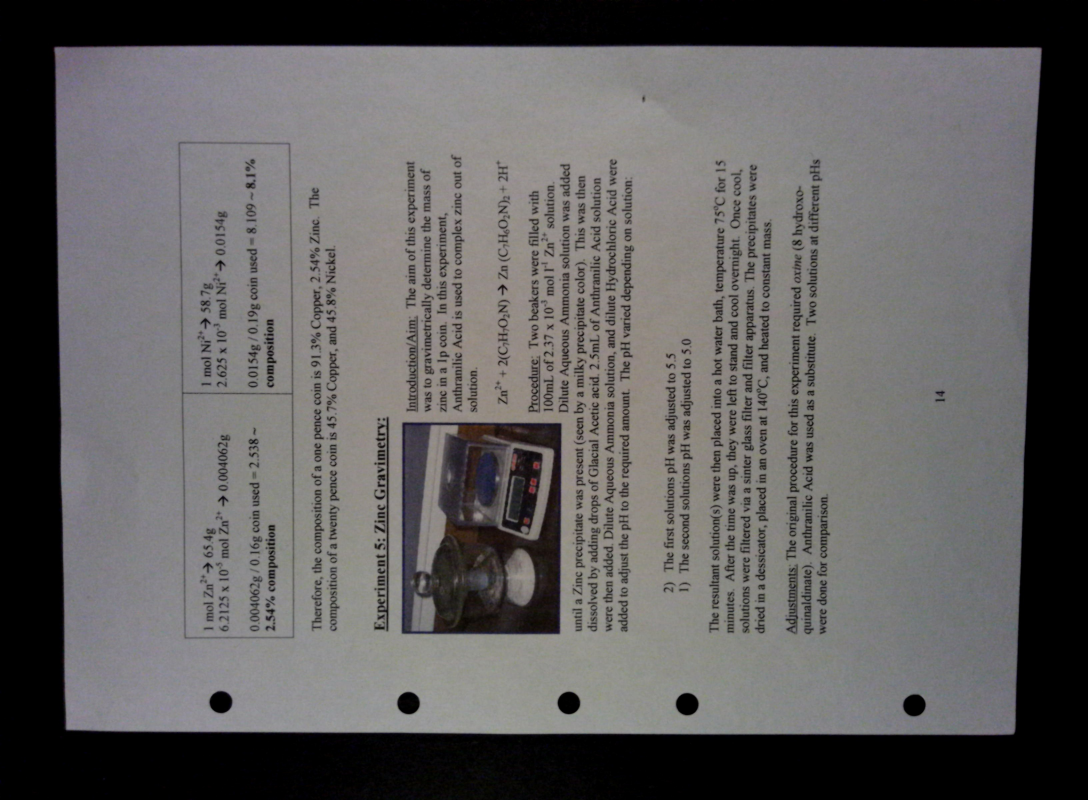
#> input picture Standard Setup/standard3.jpg, 3264 x 2400 px (shown at 1/3 size)
$ python pillowtest.py
#> lines starting #> are read from the running program, lines starting #| are printed output that depends on the picture
from PIL import Image, ImageOps, ImageFilter
import numpy
import matplotlib.pyplot as plt

'''
Test code written by Sean al-Baroudi (sean.al.baroudi@gmail.com)

This file tests out our cropping algorithm. It utilizes a simple edge image, and uses array methods
to get 4 corner points in which to accomplish the final crop.

'''

def profiles(arrImg):
	g, axisArr = plt.subplots(2,2)
	axisArr[0,0].plot(arrImg[5,:])
	axisArr[0,0].set_title("10px from top profile")

	axisArr[0,1].plot(arrImg[15,:])
	axisArr[0,1].set_title("400px from top profile")

	axisArr[1,0].plot(arrImg[600,:])
	axisArr[1,0].set_title("600px from top profile")

	axisArr[1,1].plot(arrImg[800,:])
	axisArr[1,1].set_title("800px from top profile")
	plt.show()

im = Image.open("../Standard Setup/standard3.jpg")
#> im is the input picture: PIL image 3264x2400 RGB; mean R, G, B 96.4, 94.6, 94.5

#Metadata for this image.
print(im.format,im.size,im.mode)
#| JPEG (3264, 2400) RGB

#rotate the beast:
im =im.rotate(-90,expand=True) #we need to expand the canvas as image is rectangular
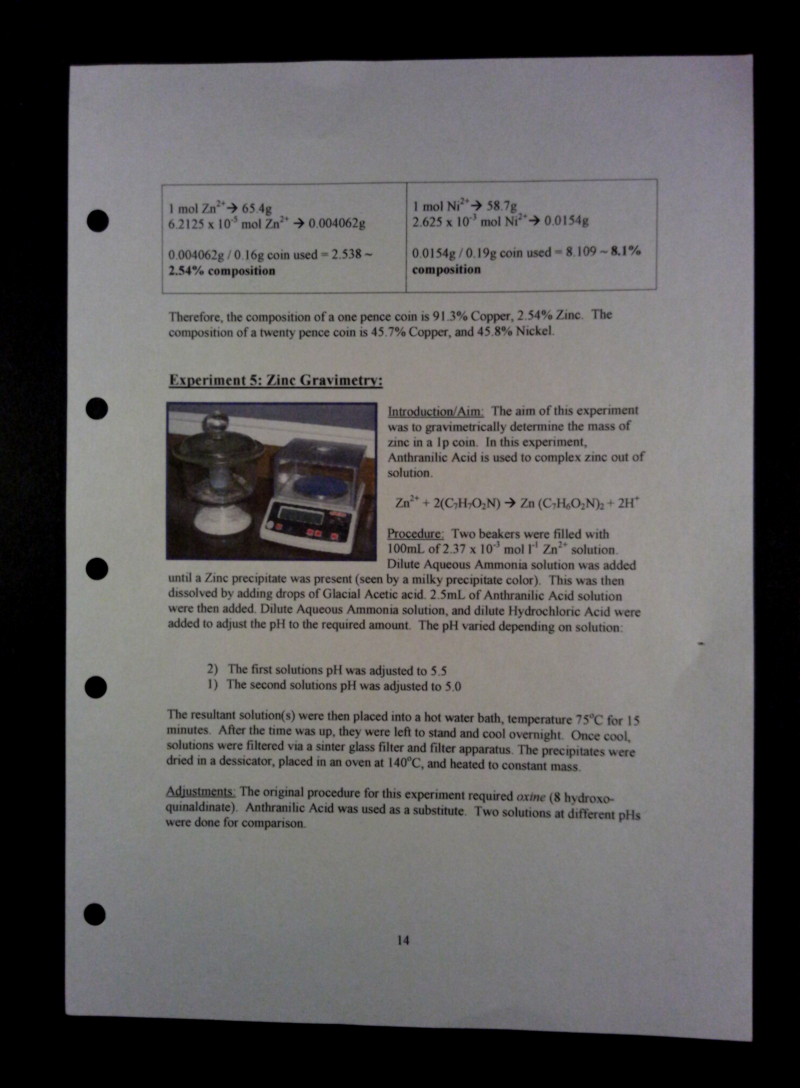
#> im: PIL image 2400x3264 RGB (shown at 1/3 size); mean R, G, B 96.4, 94.6, 94.5


#im2 = im2.filter(ImageFilter.EDGE_ENHANCE_MORE)
im2 = im.filter(ImageFilter.FIND_EDGES)
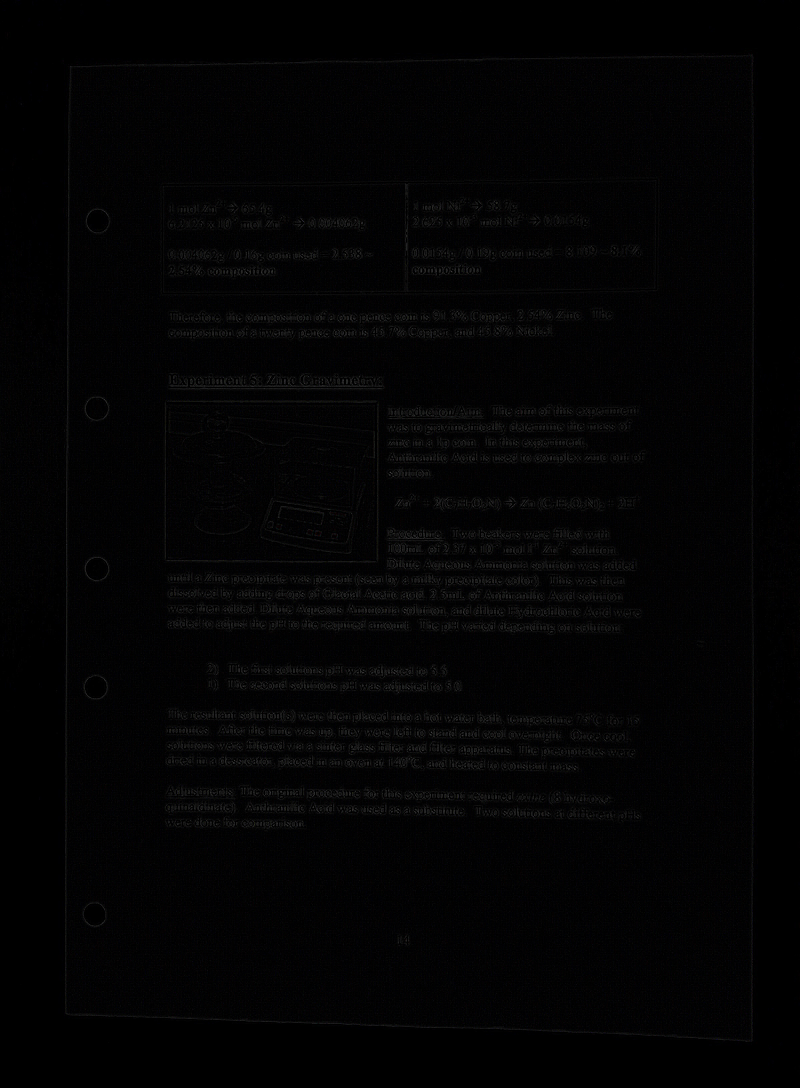
#> im2: PIL image 2400x3264 RGB (shown at 1/3 size); mean R, G, B 3.1, 3, 3.5
im2 = im2.filter(ImageFilter.EDGE_ENHANCE)
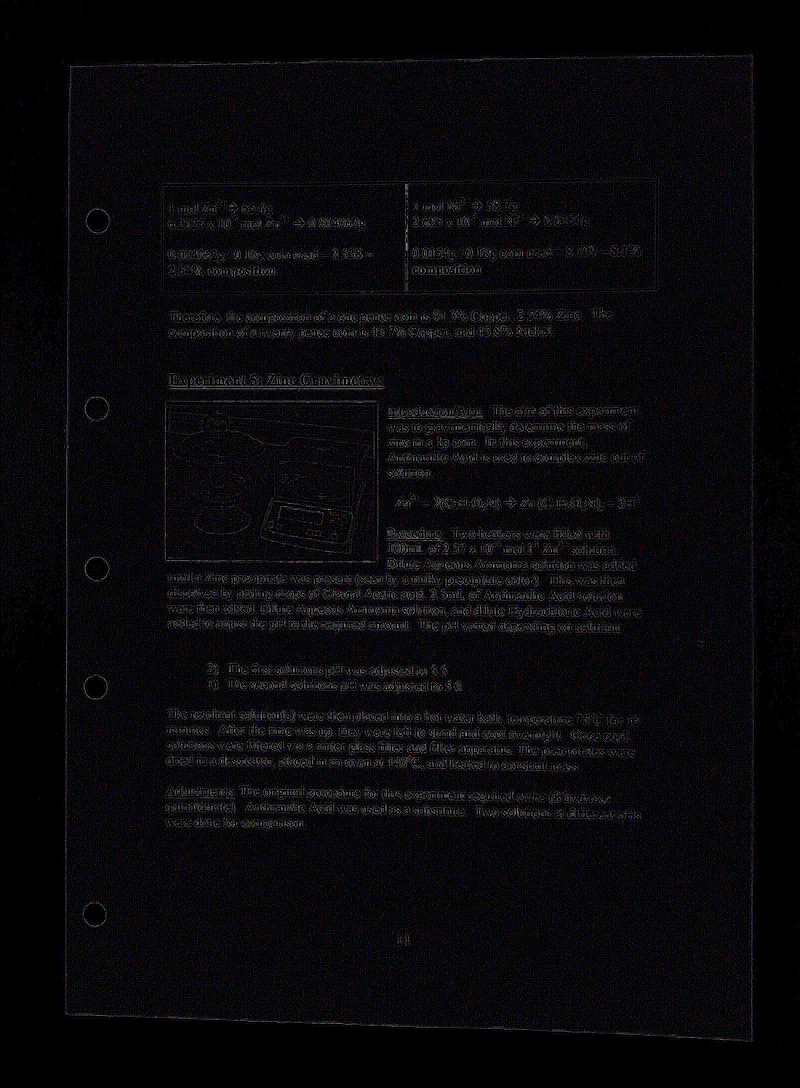
#> im2: PIL image 2400x3264 RGB (shown at 1/3 size); mean R, G, B 9, 8.7, 10.4
#im2 = im2.filter(ImageFilter.GaussianBlur(radius=3))

im2 = im2.convert("L")
#> im2: PIL image 2400x3264 L
im2.save('output.png')


#Next lets get an array from our image:
arr1 = numpy.array(im2)
#Notation is (Column, row)
#Lets take a look at some of our profiles:
profiles(arr1)
#> in profiles, `plt.show()`:
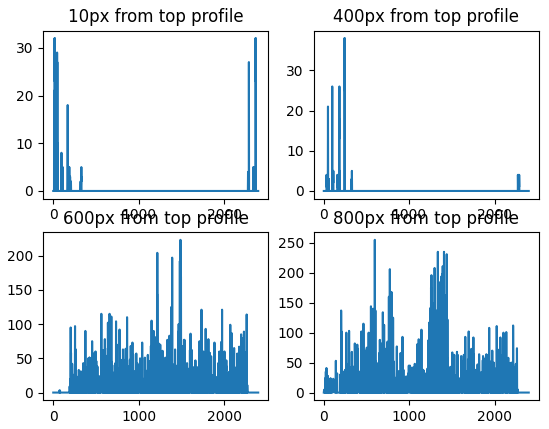
#> figure drawn by matplotlib, 4 panels; panel 1: curve peaks at x = 16, y = 32; panel 2: curve peaks at x = 242, y = 38; panel 3: curve peaks at x = 1489, y = 223; panel 4: curve peaks at x = 597, y = 255


# [5 lines of commented-out code are left out]

'''
References:
[1] Basic Pillow: http://docs.python-guide.org/en/latest/scenarios/imaging/
[2] Pillow Tutorial: https://pillow.readthedocs.io/en/3.0.x/handbook/tutorial.html
[3] Convert Images: http://stackoverflow.com/questions/9506841/using-python-pil-to-turn-a-rgb-image-into-a-pure-black-and-white-image
[4]  Invert Colors: http://stackoverflow.com/questions/2498875/how-to-invert-colors-of-image-with-pil-python-imaging
[5] Very simple PIL image to array: http://code.activestate.com/recipes/577591-conversion-of-pil-image-and-numpy-array/
[6] Subplots code for Matplotlib : http://matplotlib.org/examples/pylab_examples/subplots_demo.html
'''

$ run again, with Standard Setup/standard1.jpg copied over Standard Setup/standard3.jpg
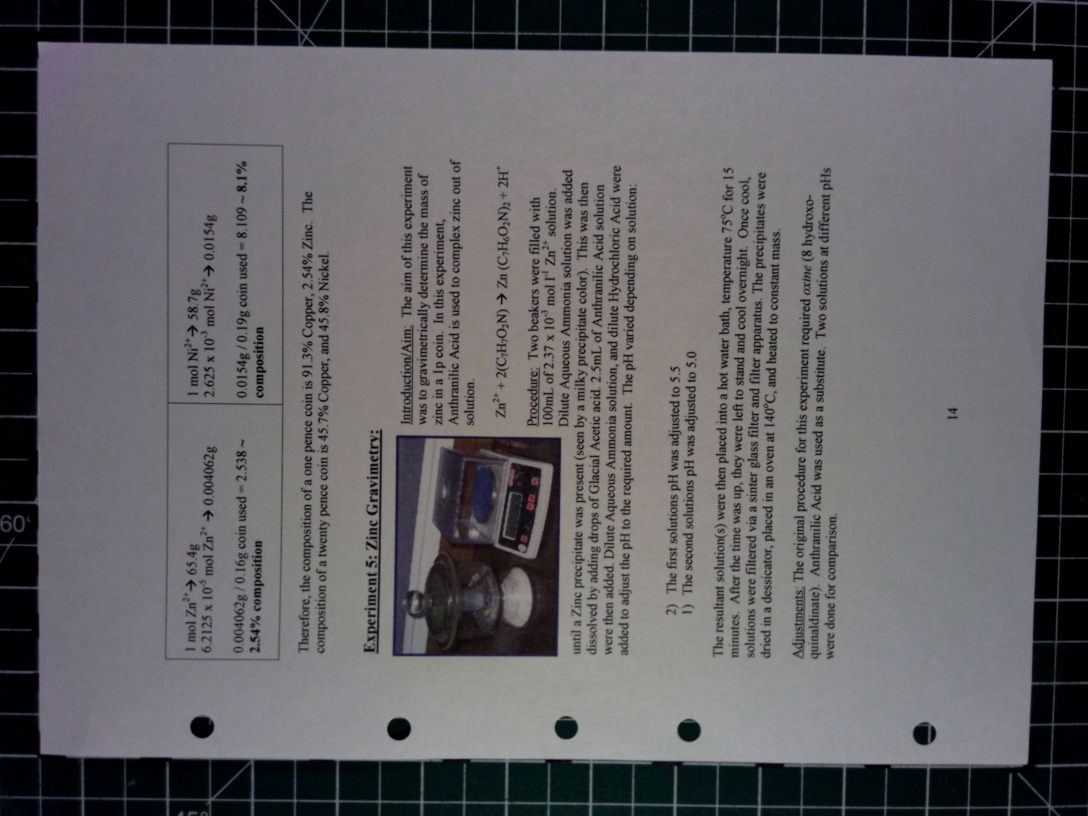
#> input picture Standard Setup/standard1.jpg, 3264 x 2448 px (shown at 1/3 size)
#> im is the input picture: PIL image 3264x2448 RGB; mean R, G, B 97.8, 96.7, 99.7
#| JPEG (3264, 2448) RGB
#> im: PIL image 2448x3264 RGB
#> `im2 = im2.filter(ImageFilter.EDGE_ENHANCE)`:
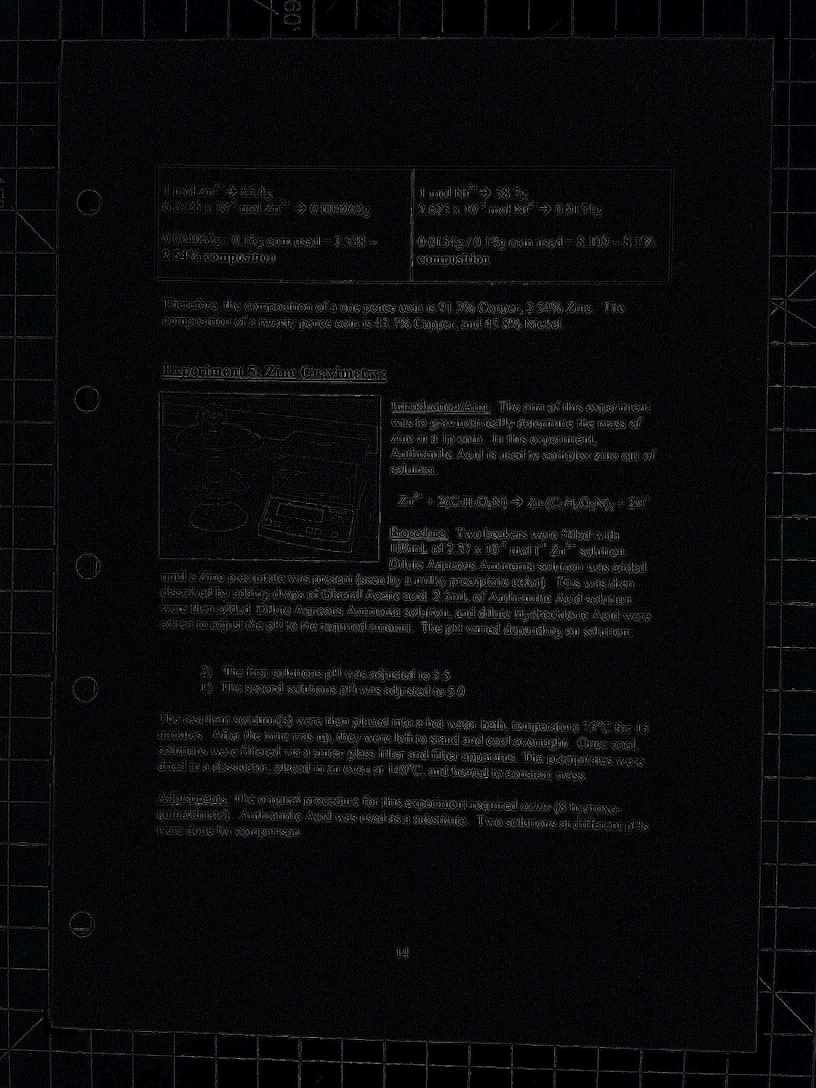
#> im2: PIL image 2448x3264 RGB (shown at 1/3 size); mean R, G, B 10.3, 10, 11.5
#> in profiles, `plt.show()`:
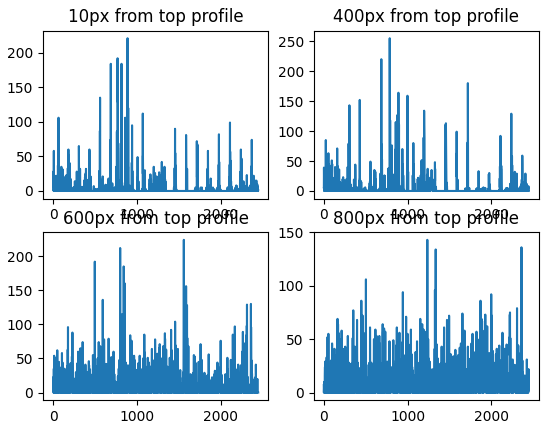
#> figure drawn by matplotlib, 4 panels; panel 1: curve peaks at x = 887, y = 221; panel 2: curve peaks at x = 787, y = 255; panel 3: curve peaks at x = 1559, y = 224; panel 4: curve peaks at x = 1236, y = 143

$ run again, with Standard Setup/standard2.jpg copied over Standard Setup/standard3.jpg
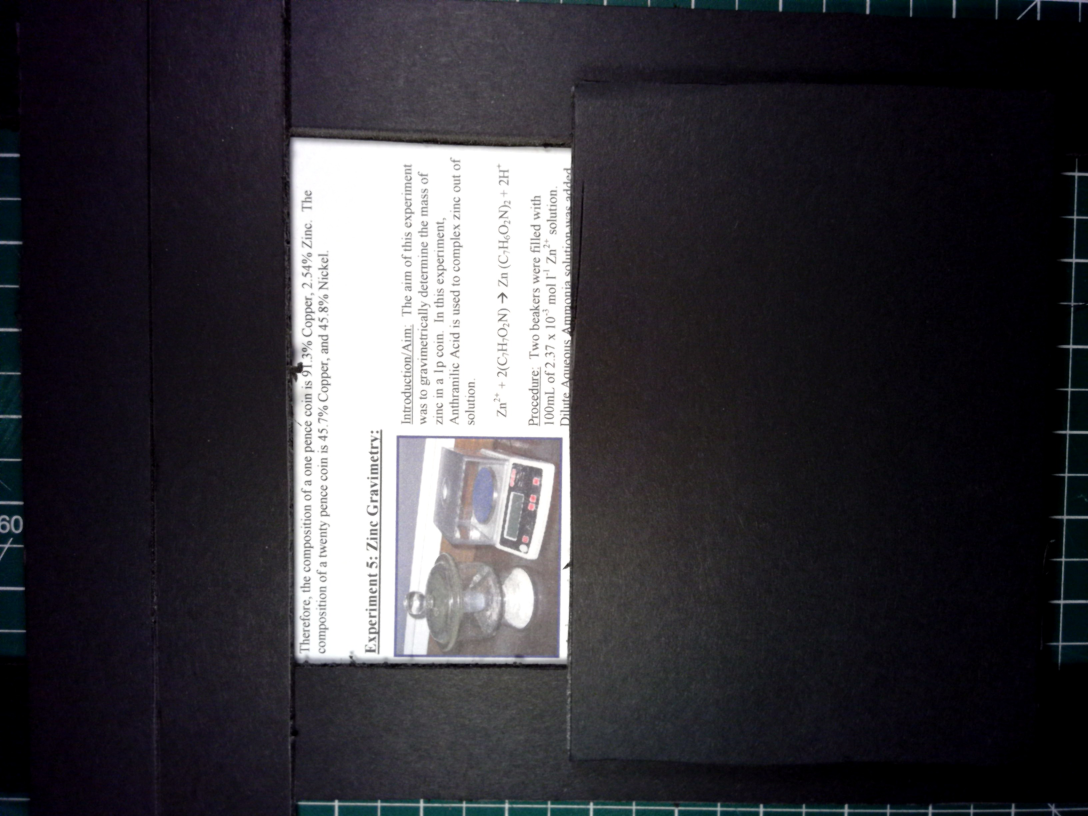
#> input picture Standard Setup/standard2.jpg, 3264 x 2448 px (shown at 1/3 size)
#> im is the input picture: PIL image 3264x2448 RGB; mean R, G, B 57, 55.2, 60.7
#| JPEG (3264, 2448) RGB
#> im: PIL image 2448x3264 RGB
#> `im2 = im2.filter(ImageFilter.EDGE_ENHANCE)`:
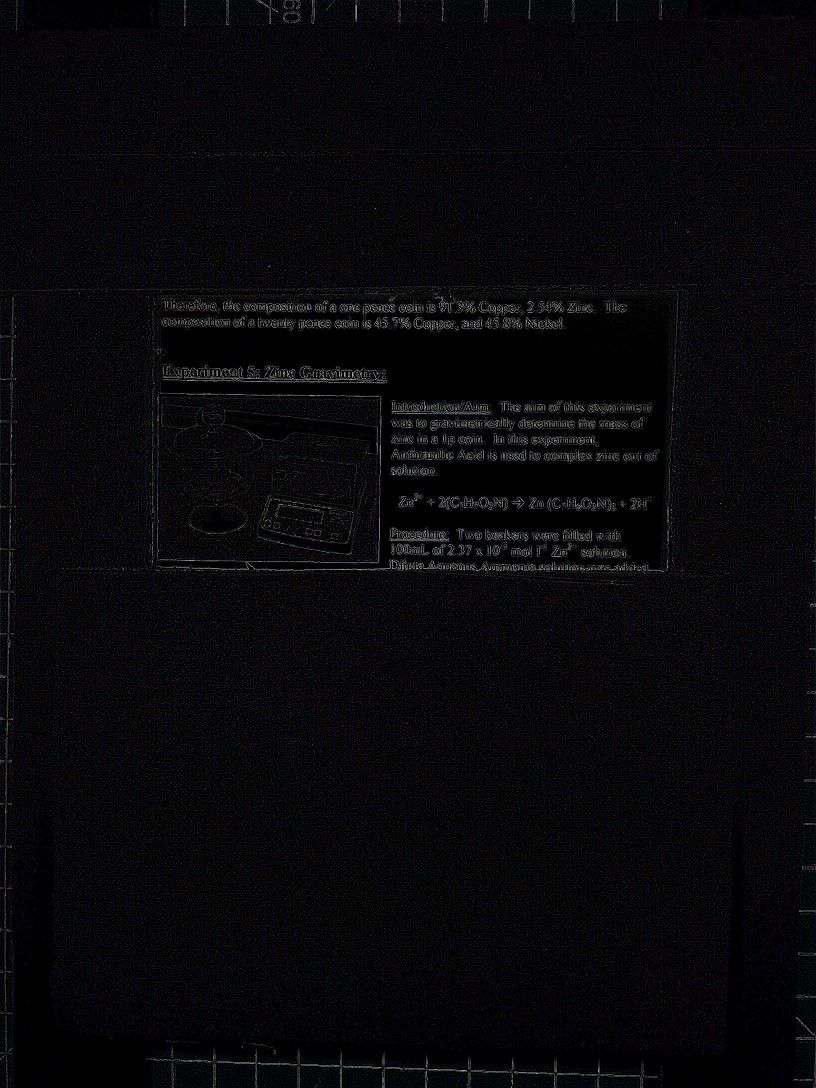
#> im2: PIL image 2448x3264 RGB (shown at 1/3 size); mean R, G, B 8.3, 7.9, 9.8
#> in profiles, `plt.show()`:
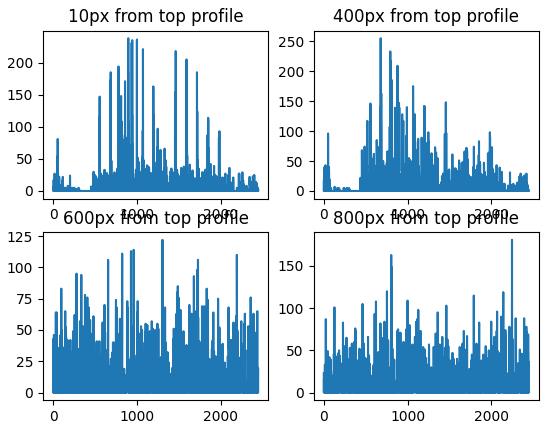
#> figure drawn by matplotlib, 4 panels; panel 1: curve peaks at x = 896, y = 238; panel 2: curve peaks at x = 679, y = 255; panel 3: curve peaks at x = 1304, y = 122; panel 4: curve peaks at x = 2247, y = 181
